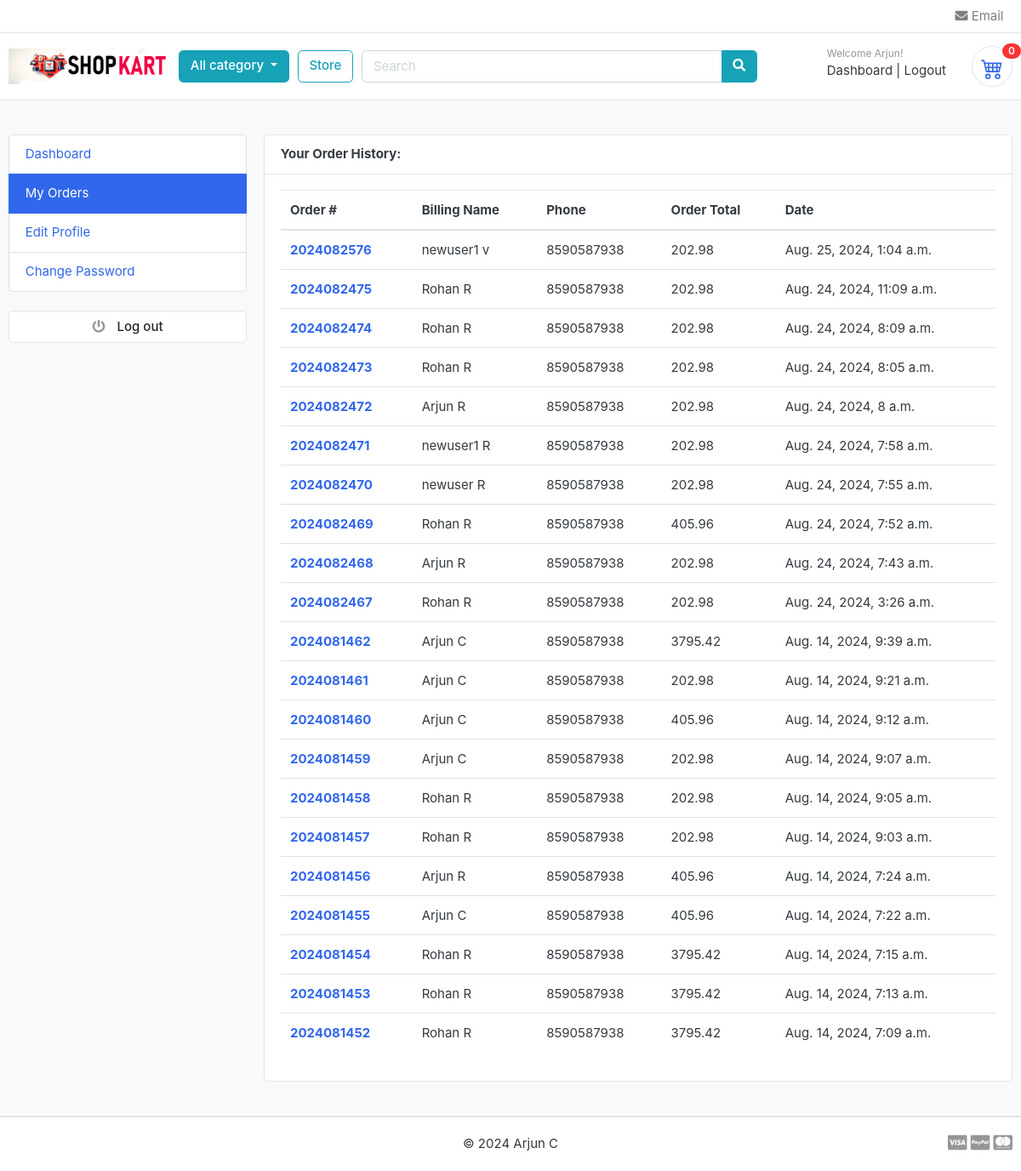
The app's page /accounts/my_orders/ (signed in) with its own data.
### accounts/models.py (models this page shows, shortened)
class Account(AbstractBaseUser):
    first_name = models.CharField(max_length=50)
    last_name = models.CharField(max_length=50)
    username = models.CharField(max_length=50, unique=True)
    email = models.EmailField(max_length=100, unique=True)
    phone_number = models.CharField(max_length=50)
    date_joined = models.DateTimeField(auto_now_add=True)
    last_login = models.DateTimeField(auto_now_add=True)
    is_admin = models.BooleanField(default=False)
    is_staff = models.BooleanField(default=False)
    is_active = models.BooleanField(default=False)
    is_superadmin = models.BooleanField(default=False)
    USERNAME_FIELD = 'email'
    REQUIRED_FIELDS = ['username', 'first_name', 'last_name']
    objects = MyAccountManager()

### orders/models.py (models this page shows, shortened)
class Order(models.Model):
    STATUS = (
        ('New', 'New'),
        ('Accepted', 'Accepted'),
        ('Completed', 'Completed'),
        ('Cancelled', 'Cancelled'),
    )
    user = models.ForeignKey(Account, on_delete=models.SET_NULL, null=True)
    payment = models.ForeignKey(Payment, on_delete=models.SET_NULL, blank=True ,null=True)
    order_number = models.CharField(max_length=20)
    first_name = models.CharField(max_length=50)
    last_name = models.CharField(max_length=50)
    phone = models.CharField(max_length=15)
    email = models.EmailField(max_length=50)
    address_line_1 = models.CharField(max_length=50)
    address_line_2 = models.CharField(max_length=50, blank=True)
    country = models.CharField(max_length=50)
    state = models.CharField(max_length=50)
    city = models.CharField(max_length=50)
    order_note = models.CharField(max_length=100, blank=True)
    order_total = models.FloatField()
    tax = models.FloatField()
    status = models.CharField(max_length=10, choices=STATUS, default='New')
    ip = models.CharField(blank=True, max_length=20)
    is_ordered = models.BooleanField(default=False)
    created_at = models.DateTimeField(auto_now_add=True)
    updated_at = models.DateTimeField(auto_now=True)
    def full_name(self):
        return f'{self.first_name} {self.last_name}'

### accounts/views.py (the view)
# urls.py: path('my_orders/',views.my_orders, name='my_orders'),
@login_required(login_url='login')
def my_orders(request):
    orders = Order.objects.filter(user=request.user, is_ordered=True).order_by('-created_at')
    context = {
        'orders':orders
    }
    return render(request, 'accounts/my_orders.html', context)

### cart/context_processors.py (called while the page is built)
def counter(request):
    cart_count = 0
    if 'admin' in request.path:
        return {}
    else:
        try:
            cart = Cart.objects.filter(cart_id = _cart_id(request))
            if request.user.is_authenticated:
                cart_items = CartItem.objects.all().filter(user = request.user)
            else:
                cart_items = CartItem.objects.all().filter(cart = cart[:1])
            for cart_item in cart_items:
                cart_count += cart_item.quantity
        except Cart.DoesNotExist:
            cart_count = 0
    return dict(cart_count=cart_count)

### cart/views.py (called while the page is built)
def _cart_id(request):
    cart = request.session.session_key
    if not cart:
        cart = request.session.create()
    return cart

### category/context_processors.py (called while the page is built)
def menu_links(request):
    links = Category.objects.all()
    return dict(links = links)

### category/models.py (called while the page is built)
    def get_url(self):
        return reverse('products_by_category', args=[self.slug])

### templates/accounts/my_orders.html (shortened to what this page needs)
{% extends "base.html" %}
{% load static %}
{% block content %}
<section class="section-conten padding-y bg">
    <div class="container">
        <div class="row">
        {% include "includes/dashboard_sidebar.html" %}
        <main class="col-md-9">
            <article class="card">
            <header class="card-header">
                <strong class="d-inline-block mr-3">Your Order History: </strong>
            </header>
            <div class="card-body">
                <div class="row">
                    <div class="col-md-12">
                        <table class="table table-hover">
                            <thead>
                              <tr>
                                <th scope="col">Order #</th>
                                <th scope="col">Billing Name</th>
                                <th scope="col">Phone</th>
                                <th scope="col">Order Total</th>
                                <th scope="col">Date</th>
                              </tr>
                            </thead>
                            <tbody>
                                {% for order in orders %}
                                <tr>
                                    <th scope="row"><a href="{% url "order_detail" order.order_number %}"> {{order.order_number}}</a></th>
                                    <td>{{order.full_name}}</td>
                                    <td>{{order.phone}}</td>
                                    <td>{{order.order_total}}</td>
                                    <td>{{order.created_at}}</td>
                                </tr>
                                {% endfor %}
                            </tbody>
                          </table>
                    </div>
                </div>
            </div>
            </article>
        </main>
    </div>
    </div>
    </section>
{% endblock %}

### templates/includes/navbar.html (shortened to what this page needs)
{% load static %}
<header class="section-header">
    <nav class="navbar p-md-0 navbar-expand-sm navbar-light border-bottom">
    <div class="container">
      <div class="collapse navbar-collapse" id="navbarTop4">
        <ul class="navbar-nav">
            <li>
                <a href="mailto:shopkartdemo@gmail.com" class="nav-link"> <i class="fa fa-envelope"></i> Email </a>
            </li>
        </ul>
      </div>
    </div>
    </nav>
    <section class="header-main border-bottom">
        <div class="container">
    <div class="row align-items-center">
        <div class="col-lg-2 col-md-3 col-6">
            <a href="{% url "home" %}" class="brand-wrap">
                <img class="logo" src="{% static './images/shopkart.png' %}">
            </a>
        </div>
        <div class="col-lg col-sm col-md col-6 flex-grow-0">
            <div class="category-wrap dropdown d-inline-block float-right">
                <button type="button" class="btn btn-info dropdown-toggle" data-toggle="dropdown">
                    All category
                </button>
            </div>
        </div>
        <a href="{% url "store" %}" class="btn btn-outline-info">Store</a>
        <div class="col-lg  col-md-6 col-sm-12 col">
            <form action="{% url "search" %}" class="search" method = 'GET'>
                <div class="input-group w-100">
                    <input type="text" class="form-control" style="width:60%;" placeholder="Search" name = "keyword">
                    <div class="input-group-append">
                      <button class="btn btn-info" type="submit">
                        <i class="fa fa-search"></i>
                      </button>
                    </div>
                </div>
            </form>
        </div>
        <div class="col-lg-3 col-sm-6 col-8 order-2 order-lg-3">
                    <div class="d-flex justify-content-end mb-3 mb-lg-0">
                        {% if user.id is None %}
                        <div class="widget-header">
                            <small class="title text-muted">Welcome guest!</small>
                            <div>
                                <a href="{% url "login" %}">Sign in</a> <span class="dark-transp"> | </span>
                                <a href="{% url "register" %}"> Register</a>
                            </div>
                        </div>
                        {% else %}
                        <div class="widget-header">
                            <small class="title text-muted">Welcome {{user.first_name}}!</small>
                            <div>
                                <a href="{% url "dashboard" %}">Dashboard</a> <span class="dark-transp"> | </span>
                                <a href="{% url "logout" %}"> Logout</a>
                            </div>
                        </div>
                        {% endif %}
                        <a href="{% url "cart" %}" class="widget-header pl-3 ml-3">
                            <div class="icon icon-sm rounded-circle border">
                            </div>
                            <span class="badge badge-pill badge-danger notify">{{cart_count}}</span>
                        </a>
                    </div>
                </div>
    </div>
        </div>
    </section>
    </header>

### static/css/ui.css (style rules this page uses)
html { font-family: "Inter", sans-serif; font-size: 15px; }
.icon-xs, .icon-sm, .icon-md, .icon-lg { display: inline-block; text-align: center; flex-shrink: 0; flex-grow: 0; }
.icon-sm { width: 48px; height: 48px; line-height: 48px !important; font-size: 20px; }
.padding-y { padding-top: 40px; padding-bottom: 40px; }
article:after, .form-group:after { display: block; clear: both; content: ""; }
.bg { background-color: #f8f9fa; }
.header-main { position: relative; padding-top: 1rem; padding-bottom: 1rem; }
.brand-wrap .logo, .navbar-brand .logo { margin-right: 7px; max-height: 42px; display: inline-block; }
.widget-header { display: inline-block; vertical-align: middle; position: relative; }
.widget-header a { color: #343a40; }
.widget-header .title { display: block; }
.widget-header .notify { position: absolute; top: -3px; right: -10px; }
.notify { position: absolute; top: -4px; right: -10px; display: inline-block; padding: 0.25em 0.6em; font-size: 12px; line-height: 1; text-align: center; border-radius: 3rem; color: #fff; background-color: #fa3434; }

### records on screen
Account: first_name "Arjun"
Order: order_number "2024082576", full_name "newuser1 v", phone "8590587938", order_total "202.98", created_at "Aug. 25, 2024, 1:04 a.m."
Order: order_number "2024082475", full_name "Rohan R", phone "8590587938", order_total "202.98", created_at "Aug. 24, 2024, 11:09 a.m."
Order: order_number "2024082474", full_name "Rohan R", phone "8590587938", order_total "202.98", created_at "Aug. 24, 2024, 8:09 a.m."
Order: order_number "2024082473", full_name "Rohan R", phone "8590587938", order_total "202.98", created_at "Aug. 24, 2024, 8:05 a.m."
Order: order_number "2024082472", full_name "Arjun R", phone "8590587938", order_total "202.98", created_at "Aug. 24, 2024, 8 a.m."
Order: order_number "2024082471", full_name "newuser1 R", phone "8590587938", order_total "202.98", created_at "Aug. 24, 2024, 7:58 a.m."
Order: order_number "2024082470", full_name "newuser R", phone "8590587938", order_total "202.98", created_at "Aug. 24, 2024, 7:55 a.m."
Order: order_number "2024082469", full_name "Rohan R", phone "8590587938", order_total "405.96", created_at "Aug. 24, 2024, 7:52 a.m."
Order: order_number "2024082468", full_name "Arjun R", phone "8590587938", order_total "202.98", created_at "Aug. 24, 2024, 7:43 a.m."
Order: order_number "2024082467", full_name "Rohan R", phone "8590587938", order_total "202.98", created_at "Aug. 24, 2024, 3:26 a.m."
Order: order_number "2024081462", full_name "Arjun C", phone "8590587938", order_total "3795.42", created_at "Aug. 14, 2024, 9:39 a.m."
Order: order_number "2024081461", full_name "Arjun C", phone "8590587938", order_total "202.98", created_at "Aug. 14, 2024, 9:21 a.m."
Order: order_number "2024081460", full_name "Arjun C", phone "8590587938", order_total "405.96", created_at "Aug. 14, 2024, 9:12 a.m."
Order: order_number "2024081459", full_name "Arjun C", phone "8590587938", order_total "202.98", created_at "Aug. 14, 2024, 9:07 a.m."
Order: order_number "2024081458", full_name "Rohan R", phone "8590587938", order_total "202.98", created_at "Aug. 14, 2024, 9:05 a.m."
Order: order_number "2024081457", full_name "Rohan R", phone "8590587938", order_total "202.98", created_at "Aug. 14, 2024, 9:03 a.m."
Order: order_number "2024081456", full_name "Arjun R", phone "8590587938", order_total "405.96", created_at "Aug. 14, 2024, 7:24 a.m."
Order: order_number "2024081455", full_name "Arjun C", phone "8590587938", order_total "405.96", created_at "Aug. 14, 2024, 7:22 a.m."
Order: order_number "2024081454", full_name "Rohan R", phone "8590587938", order_total "3795.42", created_at "Aug. 14, 2024, 7:15 a.m."
Order: order_number "2024081453", full_name "Rohan R", phone "8590587938", order_total "3795.42", created_at "Aug. 14, 2024, 7:13 a.m."
Order: order_number "2024081452", full_name "Rohan R", phone "8590587938", order_total "3795.42", created_at "Aug. 14, 2024, 7:09 a.m."

### other values on screen
{{ cart_count }} "0"
